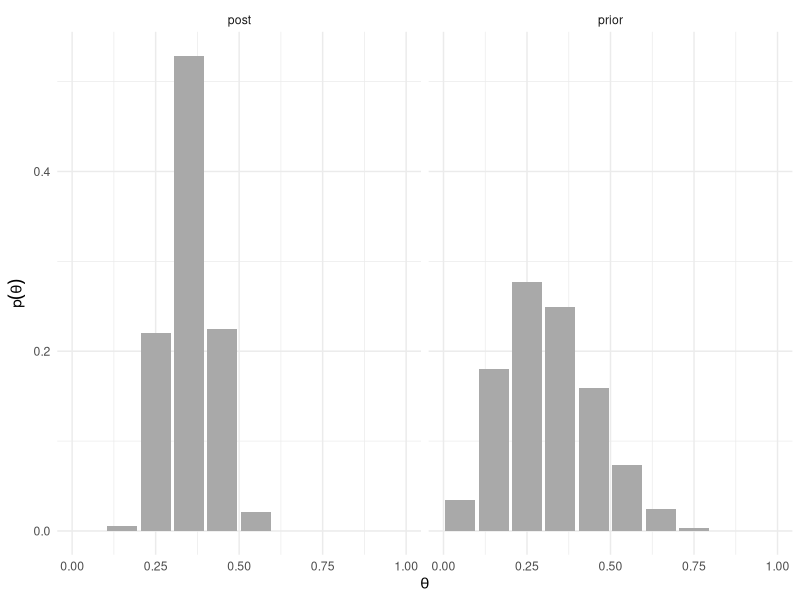
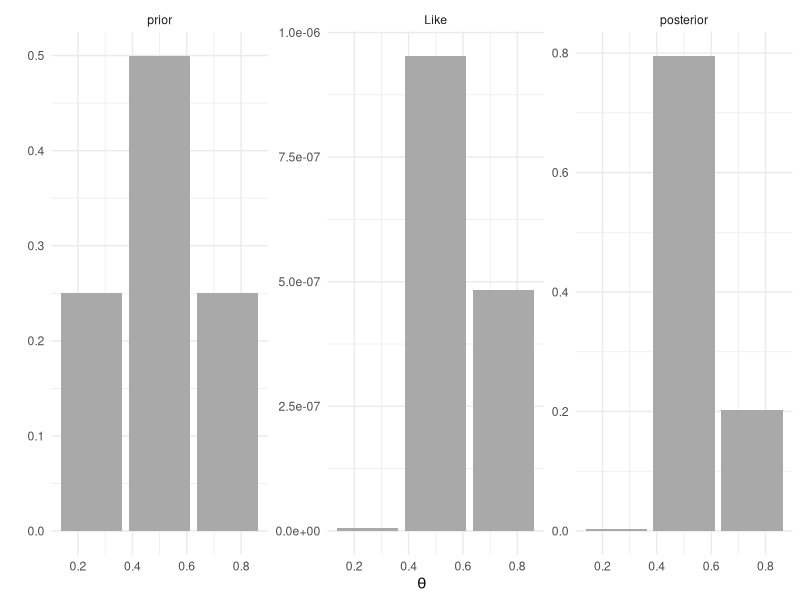
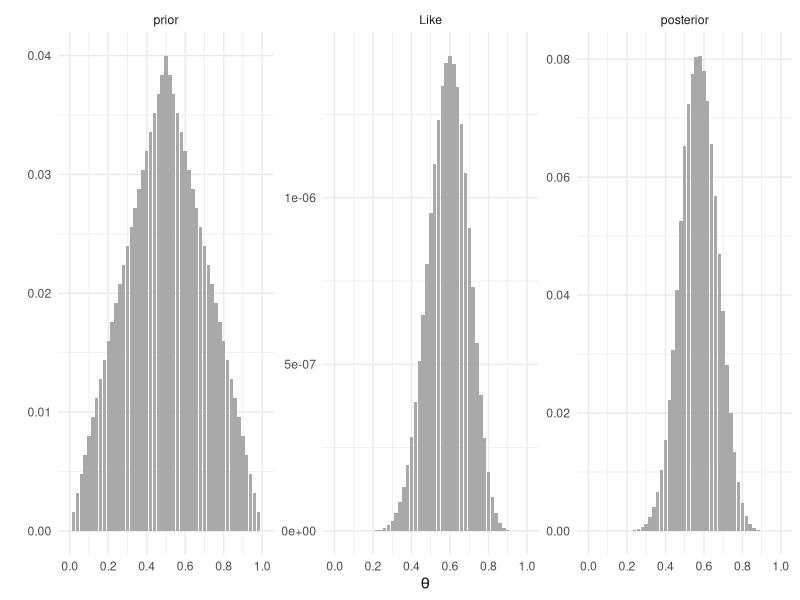
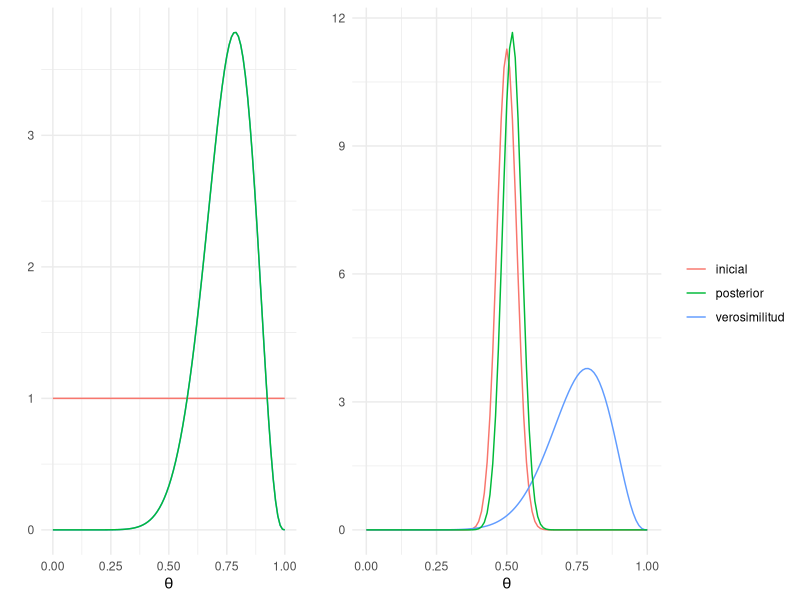
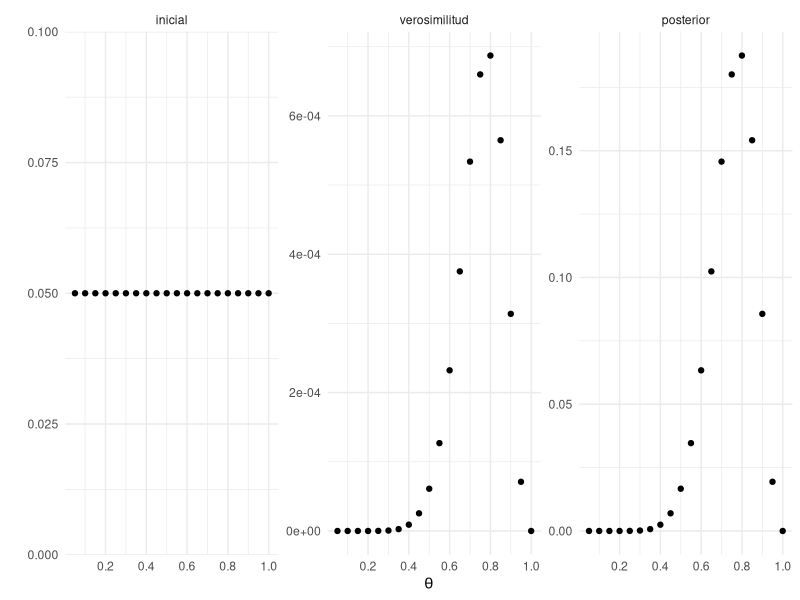
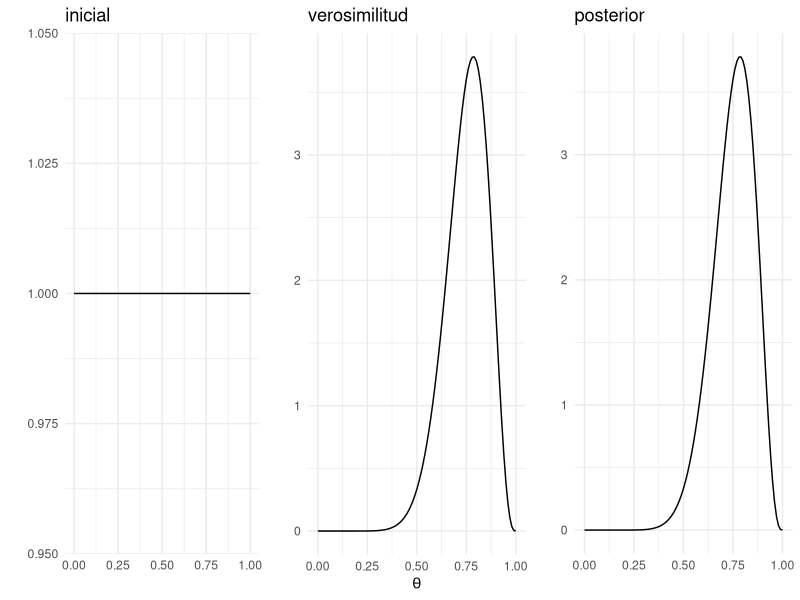
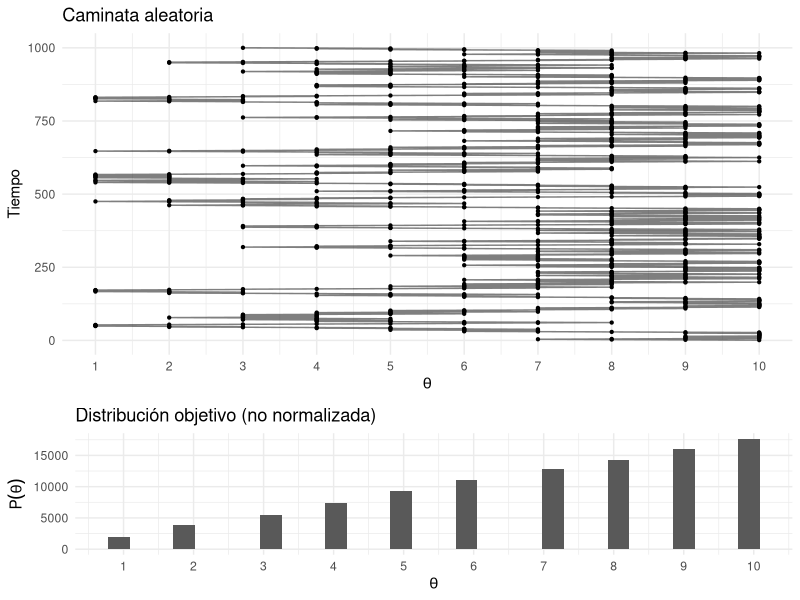
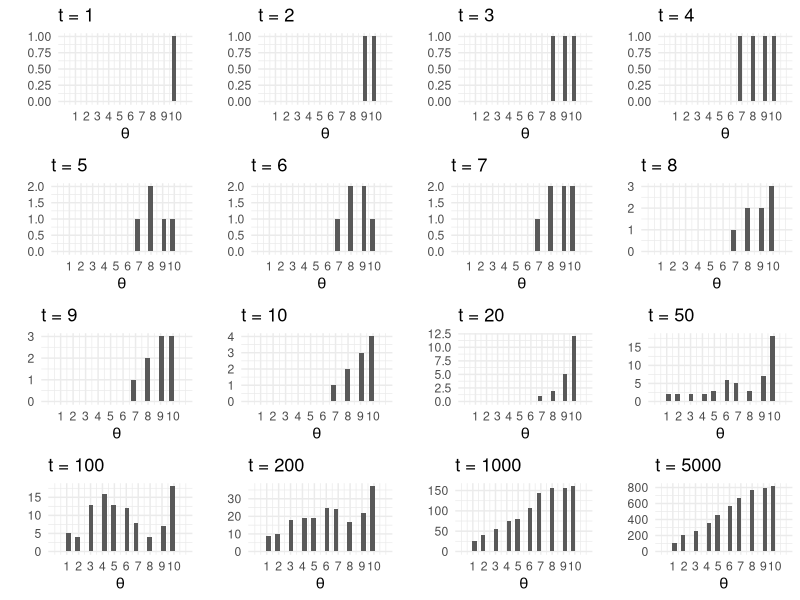

The R source for these figures, in order:
## ---- chunk 1
knitr::opts_chunk$set(
    comment = "#>",
    collapse = TRUE, 
    cache=TRUE
  )
comma <- function(x) format(x, digits = 2, big.mark = ",")
options(digits=3)

library(tidyverse)
library(gridExtra)
theme_set(theme_minimal())
## ---- chunk 2
theta <- seq(0.05, 0.95, 0.1)
pesos.prior <- c(1, 5.2, 8, 7.2, 4.6, 2.1, 0.7, 0.1, 0, 0)
prior <- pesos.prior/sum(pesos.prior) 
prior_df <- data_frame(theta, prior = round(prior, 3))
prior_df
## ---- chunk 3
library(LearnBayes)
N <- 30 # estudiantes
z <- 11 # éxitos

# Verosimilitud
Like <- theta ^ z * (1 - theta) ^ (N - z)
product <- Like * prior

# Distribución posterior (normalizamos)
post <- product / sum(product)

dists <- bind_cols(prior_df, post = post)
round(dists, 3)

# También podemos usar la función pdisc
pdisc(p = theta, prior = prior, data = c(z, N - z)) %>% round(3)

# Alargamos los datos para graficar
dists_l <- dists %>% 
  gather(dist, val, prior:post)

ggplot(dists_l, aes(x = theta, y = val)) +
  geom_bar(stat = "identity", fill = "darkgray") + 
  facet_wrap(~ dist) +
  labs(x = expression(theta), y = expression(p(theta))) 
## ---- chunk 4
theta <- c(0.25, 0.5, 0.75)
prior <- data_frame(theta, p = c(0.25, 0.5, 0.25))
## ---- chunk 5
# Modelo 1, creamos una inicial que puede tomar 3 valores
p_M1 <- data_frame(theta = c(0.25, 0.5, 0.75), prior = c(0.25, 0.5, 0.25), 
  modelo ="M1")
p_M1

# Modelo 2, Creamos una inicial que puede tomar 51 valores
p <- seq(0, 24, 1)
p
p2 <- c(p, 25, sort(p, decreasing = TRUE))
p2
p_M2 <- data_frame(theta = seq(0, 1, 0.02), prior = p2 / sum(p2), 
  modelo = "M2")
p_M2

#Parámetros
N <- 20 # estudiantes
z <- 12 # éxitos

dists_h <- bind_rows(p_M1, p_M2) %>% # base de datos horizontal
    group_by(modelo) %>%
    mutate(
        Like = theta ^ z * (1 - theta) ^ (N - z), # verosimilitud 
        posterior = (Like * prior) / sum(Like * prior)
      ) 
dists_h

dists <- dists_h %>% # base de datos larga
    gather(dist, valor, prior, Like, posterior) %>% 
    mutate(dist = factor(dist, levels = c("prior", "Like", "posterior")))
dists

ggplot(filter(dists, modelo == "M1"), aes(x = theta, y = valor)) +
    geom_bar(stat = "identity", fill = "darkgray") +
    facet_wrap(~ dist, scales = "free") +
    scale_x_continuous(expression(theta), breaks = seq(0, 1, 0.2)) +
    labs(y = "")

ggplot(filter(dists, modelo == "M2"), aes(x = theta, y = valor)) +
    geom_bar(stat = "identity", fill = "darkgray") +
    facet_wrap(~ dist, scales = "free") +
    scale_x_continuous(expression(theta), breaks = seq(0, 1, 0.2)) +
    labs(y = "")

## ---- chunk 6
factorBayes <- function(N, z){
  evidencia <- bind_rows(p_M1, p_M2) %>% # base de datos horizontal
    group_by(modelo) %>%
    mutate(
      Like = theta ^ z * (1 - theta) ^ (N - z), # verosimilitud 
      posterior = (Like * prior) / sum(Like * prior)
    ) %>%
    summarise(evidencia = sum(prior * Like))
  print(evidencia)
  return(evidencia[1, 2] / evidencia[2, 2])
}

factorBayes(50, 25)
factorBayes(100, 75)
factorBayes(100, 10)
factorBayes(40, 38)
## ---- chunk 7
N = 14; z = 11; a = 1; b = 1
base <- ggplot(data_frame(x = c(0, 1)), aes(x)) 

p1 <- base +
    stat_function(fun = dbeta, args = list(shape1 = a, shape2 = b), 
        aes(colour = "inicial"), show.legend = FALSE) + 
    stat_function(fun = dbeta, args = list(shape1 = z + 1, shape2 = N - z + 1), 
        aes(colour = "verosimilitud"), show.legend = FALSE) + 
    stat_function(fun = dbeta, args = list(shape1 = a + z, shape2 = N - z + b), 
        aes(colour = "posterior"), show.legend = FALSE) +
      labs(y = "", colour = "", x = expression(theta))

N = 14; z = 11; a = 100; b = 100
p2 <- base +
    stat_function(fun = dbeta, args = list(shape1 = a, shape2 = b), 
        aes(colour = "inicial")) + 
    stat_function(fun = dbeta, args = list(shape1 = z + 1, shape2 = N - z + 1), 
        aes(colour = "verosimilitud")) + 
    stat_function(fun = dbeta, args = list(shape1 = a + z, shape2 = N - z + b), 
        aes(colour = "posterior")) +
      labs(y = "", colour = "", x = expression(theta))

grid.arrange(p1, p2, nrow = 1, widths = c(0.38, 0.62))
## ---- chunk 8
# N = 14, z = 11, a = 1, b = 1
P_M1 <- beta(12, 4) / beta(1, 1)
P_M1
# N = 14, z = 12, a = 100, b = 100 
P_M2 <- beta(126, 126) / beta(100, 100)
P_M2
factor_Bayes <- P_M1 / P_M2
factor_Bayes
## ---- chunk 9
# N = 14, z = 7, a = 1, b = 1
beta(8, 8) / beta(1, 1)
# N = 14, z = 7, a = 100, b = 100 
beta(107, 107) / beta(100, 100)
## ---- chunk 10
# N = 14, z = 11, a = 1, b = 1
N = 14; z = 11
inicial <- data.frame(theta = seq(0.05, 1, 0.05), inicial = rep(1/20, 20))
dists_h <- inicial %>%
    mutate(
        verosimilitud = theta ^ z * (1 - theta) ^ (N - z), # verosimilitud 
        posterior = (verosimilitud * inicial) / sum(verosimilitud * inicial)
        )  
dists <- dists_h %>% # base de datos larga
    gather(dist, valor, inicial, verosimilitud, posterior) %>% 
    mutate(dist = factor(dist, levels = c("inicial", "verosimilitud", "posterior")))

ggplot(dists, aes(x = theta, y = valor)) +
    geom_point() +
    facet_wrap(~ dist, scales = "free") +
    scale_x_continuous(expression(theta), breaks = seq(0, 1, 0.2)) +
    labs(y = "")
## ---- chunk 11
plot1 <- base + 
    stat_function(fun = dbeta, args = list(shape1 = 1, shape2 = 1)) + # inicial
    labs(x = "", y = "", title = "inicial")
plot2 <- base +
    stat_function(fun = dbeta, args = list(shape1 = 12, shape2 = 4)) + # verosimilitud
    labs(x = expression(theta), y = "", title = "verosimilitud")
plot3 <- base +
    stat_function(fun = dbeta, args = list(shape1 = 12, shape2 = 4)) + # posterior
    labs(x = "", y = "", title = "posterior")
grid.arrange(plot1, plot2, plot3, ncol=3)
## ---- chunk 12
head(dists_h)
sum(dists_h$posterior * dists_h$theta)
## ---- chunk 13
dist_cum <- cumsum(dists_h$posterior) #vector de distribución acumulada
lb <- which.min(dist_cum < 0.05) - 1
ub <- which.min(dist_cum < 0.975)
dists_h$theta[lb]
dists_h$theta[ub]
## ---- chunk 14
# calcula el factor de Bayes para el experimento Bernoulli Modelos M1 y M2
factorBayes <- function(M, s){
  evidencia <- rbind(p_M1, p_M2) %>% # base de datos horizontal
    group_by(modelo) %>%
    mutate(
      Like = theta ^ s * (1 - theta) ^ (M - s), # verosimilitud 
      posterior = (Like * prior) / sum(Like * prior)
    ) %>%
    summarise(evidencia = sum(prior * Like))
  print(evidencia)
  return(evidencia[1, 2] / evidencia[2, 2])
}

factorBayes(50, 25)
## ---- chunk 15
islas <- data.frame(islas = 1:10, pob = 1:10)

caminaIsla <- function(i){ # i: isla actual
  u <- runif(1) # volado
  v <- ifelse(u < 0.5, i - 1, i + 1)  # isla vecina (índice)
  if(v < 1 | v > 10){ # si estas en los extremos y el volado indica salir
    return(i)
  }
  u2 <- runif(1)
  p_move = min(islas$pob[v] / islas$pob[i], 1)
  if(p_move  > u2){
    return(v) # isla destino
  }
  else{
    return(i) # me quedo en la misma isla
  }
}

pasos <- 100000
camino <- numeric(pasos)
camino[1] <- sample(1:10, 1) # isla inicial
for(j in 2:pasos){
  camino[j] <- caminaIsla(camino[j - 1])
}

caminata <- data.frame(pasos = 1:pasos, isla = camino)

plot_caminata <- ggplot(caminata[1: 1000, ], aes(x = pasos, y = isla)) +
  geom_point(size = 0.8) +
  geom_path(alpha = 0.5) +
  coord_flip() + 
  labs(title = "Caminata aleatoria") +
  scale_y_continuous(expression(theta), breaks = 1:10) +
  scale_x_continuous("Tiempo")

plot_dist <- ggplot(caminata, aes(x = isla)) +
  geom_histogram() +
  scale_x_continuous(expression(theta), breaks = 1:10) +
  labs(title = "Distribución objetivo (no normalizada)", 
       y = expression(P(theta)))

grid.arrange(plot_caminata, plot_dist, ncol = 1, heights = c(4, 2))
## ---- chunk 16
t <- c(1:10, 20, 50, 100, 200, 1000, 5000)

plots_list <- lapply(t, function(i){
  ggplot(caminata[1:i, ], aes(x = isla)) +
    geom_histogram() +
    labs(y = "", x = "", title = paste("t = ", i, sep = "")) +
    scale_x_continuous(expression(theta), breaks = 1:10, limits = c(0, 11))
})

args.list <- c(plots_list,list(nrow=4,ncol=4))
do.call(grid.arrange, args.list)
## ---- chunk 17
library(expm)

transMat <- function(P){ # recibe vector de probabilidades (o población)
  T <- matrix(0, 10, 10)
  n <- length(P - 1) # número de estados
  for(j in 2:n - 1){ # llenamos por fila
    T[j, j - 1] <- 0.5 * min(P[j - 1] / P[j], 1)
    T[j, j] <- 0.5 * (1 - min(P[j - 1] / P[j], 1)) + 
               0.5 * (1 - min(P[j + 1] / P[j], 1))
    T[j, j + 1] <- 0.5 * min(P[j + 1] / P[j], 1)
  }
  # faltan los casos j = 1 y j = n
  T[1, 1] <- 0.5 + 0.5 * (1 - min(P[2] / P[1], 1))
  T[1, 2] <- 0.5 * min(P[2] / P[1], 1)
  T[n, n] <- 0.5 + 0.5 * (1 - min(P[n - 1] / P[n], 1))
  T[n, n - 1] <- 0.5 * min(P[n - 1] / P[n], 1)
  T
}

T <- transMat(islas$pob)

w <- c(0, 1, rep(0, 8))

t <- c(1:10, 20, 50, 100, 200, 1000, 5000)
expT <- map_df(t, ~data.frame(t = ., w %*% (T %^% .)))
expT_long <- expT %>%
    gather(theta, P, -t) %>% 
    mutate(theta = parse_number(theta))

ggplot(expT_long, aes(x = theta, y = P)) +
  geom_bar(stat = "identity", fill = "darkgray") + 
  facet_wrap(~ t) +
  scale_x_continuous(expression(theta), breaks = 1:10, limits = c(0, 11))
## ---- chunk 18
inicioP <- function(i){
  w <- rep(0, 10)
  w[i] <- 1
  t <- c(1, 10, 50, 100)
  expT <- map_df(t, ~data.frame(t = ., inicio = i, w %*% (T %^% .))) %>%
    gather(theta, P, -t, -inicio) %>% 
    mutate(theta = parse_number(theta))
  expT
}

expT <- map_df(c(1, 3, 5, 9), inicioP)
ggplot(expT, aes(x = as.numeric(theta), y = P)) +
  geom_bar(stat = "identity", fill = "darkgray") + 
  facet_grid(inicio ~ t) +
  scale_x_continuous(expression(theta), breaks = 1:10, limits = c(0, 11))

## ---- chunk 19
# p(theta) con theta = 0.4, a = 2, b = 2
dbeta(0.4, 2, 2)
# Definimos la distribución inicial
prior <- function(a = 1, b = 1){
  function(theta) dbeta(theta, a, b)
}
## ---- chunk 20
# Verosimilitid binomial
likeBern <- function(z, N){
  function(theta){
    theta ^ z * (1 - theta) ^ (N - z)
  }
}

## ---- chunk 21
# posterior no normalizada
postRelProb <- function(theta){
  mi_like(theta) * mi_prior(theta)
}
## ---- chunk 22
# Datos observados
N = 14
z = 11

# Defino mi inicial y la verosimilitud
mi_prior <- prior() # inicial uniforme
mi_like <- likeBern(z, N) # verosimilitud de los datos observados
## ---- chunk 23
# para cada paso decidimos el movimiento de acuerdo a la siguiente función
caminaAleat <- function(theta){ # theta: valor actual
  salto_prop <- rnorm(1, 0, sd = 0.1) # salto propuesto
  theta_prop <- theta + salto_prop # theta propuesta
  if(theta_prop < 0 | theta_prop > 1){ # si el salto implica salir del dominio
    return(theta)
  }
  u <- runif(1) 
  p_move <-  min(postRelProb(theta_prop) / postRelProb(theta), 1) # prob mover
  if(p_move  > u){
    return(theta_prop) # aceptar valor propuesto
  }
  else{
    return(theta) # rechazar
  }
}

# Realizamos 6,000 pasos
set.seed(47405)

pasos <- 6000
camino <- numeric(pasos) # vector que guardará las simulaciones
camino[1] <- 0.1 # valor inicial

# Generamos la caminata aleatoria
for (j in 2:pasos){
  camino[j] <- caminaAleat(camino[j - 1])
}

caminata <- data.frame(pasos = 1:pasos, theta = camino)

# Graficamos los primeros 3,000 pasos
ggplot(caminata[1:3000, ], aes(x = pasos, y = theta)) +
  geom_point(size = 0.8) +
  geom_path(alpha = 0.5) +
  scale_y_continuous(expression(theta), limits = c(0, 1)) +
  scale_x_continuous("Tiempo") +
  geom_vline(xintercept = 600, color = "red", alpha = 0.5)
## ---- chunk 24
# Excluímos las primeras observaciones (etapa de calentamiento)
caminata_f <- filter(caminata, pasos > 600)
ggplot(caminata_f, aes(x = theta)) +
  geom_density(adjust = 2, aes(color = "posterior")) +
  labs(title = "Distribución posterior", 
       y = expression(p(theta)), 
       x = expression(theta)) + 
  stat_function(fun = mi_prior, aes(color = "inicial")) + # inicial
  xlim(0, 1)
## ---- chunk 25
mean(caminata_f$theta)
sd(caminata_f$theta)
## ---- chunk 26
sims_y <- rbinom(nrow(caminata_f), size = 1, prob = caminata_f$theta)
mean(sims_y) # p(y = 1 | x) probabilidad predictiva
sd(sims_y)
## ---- chunk 27
grid <- expand.grid(x = seq(0.01, 1, 0.01), y = seq(0.01, 1, 0.01))
grid_inicial <- grid %>% 
  mutate(z = dbeta(x, 3, 3) * dbeta(y, 3, 3))

binom_2_inicial <- ggplot(grid_inicial, aes(x = x, y = y, z = z)) + 
  # geom_tile(aes(fill = z)) +
    geom_raster(aes(fill = z), show.legend = FALSE) +
    geom_contour(colour = "white") +
    # stat_contour(binwidth = 0.6, aes(color = ..level..), show.legend = FALSE) +
    scale_x_continuous(expression(theta[1]), limits = c(0, 1)) +
    scale_y_continuous(expression(theta[2]), limits = c(0, 1)) +
    scale_color_gradient(expression(p(theta[1],theta[2])), limits = c(0, 8.6)) +
    scale_fill_gradient(expression(Probabilidad), limits = c(0, 8.6)) +
    coord_fixed() +
    labs(title = "Inicial")
## ---- chunk 28
grid_v <- grid %>% 
  mutate(z = dbeta(x, 6, 3) * dbeta(y, 3, 6))

binom_2_verosimilitud <- ggplot(grid_v, aes(x = x, y = y, z = z)) + 
    geom_raster(aes(fill = z), show.legend = FALSE) +
    geom_contour(colour = "white") +
    # stat_contour(binwidth = 0.6, aes(color = ..level..), show.legend = FALSE) +
  scale_x_continuous(expression(theta[1]), limits = c(0, 1)) +
  scale_y_continuous(expression(theta[2]), limits = c(0, 1)) +
  scale_color_gradient(expression(p(theta[1],theta[2])), limits = c(0, 8.6)) +
        scale_fill_gradient(expression(Probabilidad), limits = c(0, 8.6)) +
  coord_fixed() +
    labs(title = "Verosimilitud")
## ---- chunk 29
grid_post <- grid %>% 
  mutate(z = dbeta(x, 8, 5) * dbeta(y, 5, 8))
  
binom_2_posterior <- ggplot(grid_post, aes(x = x, y = y, z = z)) + 
    geom_raster(aes(fill = z)) +
    geom_contour(colour = "white", show.legend = FALSE) +
    # stat_contour(binwidth = 0.6, aes(color = ..level..), show.legend = FALSE) +
  scale_x_continuous(expression(theta[1]), limits = c(0, 1)) +
  scale_y_continuous(expression(theta[2]), limits = c(0, 1)) +
  # scale_color_gradient(expression(p(theta[1],theta[2])), limits = c(0, 8.6)) +
    scale_fill_gradient(expression(Probabilidad), limits = c(0, 8.6)) +
  coord_fixed() +
    labs(title = "Posterior")

grid.arrange(binom_2_inicial, binom_2_verosimilitud, binom_2_posterior, 
    nrow = 1, widths = c(0.3, 0.3, 0.4))
## ---- chunk 30
# library(plotly)
# grid_inicial_pl <- grid_inicial %>% spread(y, z) %>% as.matrix()
# pl_inicial <- plot_ly(z = grid_inicial_pl) %>% add_surface(cmin = 0, cmax = 9)
# grid_v_pl <- grid_v %>% spread(y, z) %>% as.matrix()
# pl_verosimilitud <- plot_ly(z = grid_v_pl) %>% add_surface(cmin = 0, cmax = 9)
# grid_post_pl <- grid_post %>% spread(y, z) %>% as.matrix()
# pl_post <- plot_ly(z = grid_post_pl) %>% add_surface(cmin = 0, cmax = 9)
# 
# pl_inicial
# pl_verosimilitud
# pl_post
## ---- chunk 31
# Inicial bivariada
prior2 <- function(a_1 = 3, b_1 = 3, a_2 = 3, b_2 = 3){
  function(theta) dbeta(theta[1], a_1 , b_1) * dbeta(theta[2], a_2 , b_2)
}

# Verosimilitud binomial bivariada
likeBern2 <- function(z_1, N_1, z_2, N_2){
  function(theta){
    theta[1] ^ z_1 * (1 - theta[1]) ^ (N_1 - z_1) *
    theta[2] ^ z_2 * (1 - theta[2]) ^ (N_2 - z_2)
  }
}

# Posterior bivariada no normalizada
postRelProb2 <- function(theta){
  mi_like(theta) * mi_prior(theta)
}
## ---- chunk 32
z_1=5; N_1=7; z_2=2; N_2=7; a_1=3; a_2=3; b_1=3; b_2=3
# Datos observados
N = 14
z = 11

# Defino mi inicial y la verosimilitud
mi_prior <- prior2() 
mi_like <- likeBern2(z_1 = z_1, N_1 = N_1, z_2 = z_2, N_2 = N_2) # verosimilitud
## ---- chunk 33
# para cada paso decidimos el movimiento de acuerdo a la siguiente función
caminaAleat2 <- function(theta){ # theta: valor actual
	salto_prop <- MASS::mvrnorm(n = 1 , mu = rep(0, 2), 
    Sigma = matrix(c(0.1, 0, 0, 0.1), byrow = TRUE, nrow = 2)) # salto propuesto
  theta_prop <- theta + salto_prop # theta propuesta
  if(all(theta_prop < 0) | all(theta_prop > 1)){ # salir del dominio
    return(theta)
  }
  u <- runif(1) 
  p_move = min(postRelProb2(theta_prop) / postRelProb2(theta), 1) # prob mover
  if(p_move  > u){
    return(theta_prop) # aceptar valor propuesto
  }
  else{
    return(theta) # rechazar
  }
}

set.seed(47405)

pasos <- 6000
camino <- matrix(0, nrow = pasos, ncol = 2) # vector que guardará las simulaciones
camino[1, ] <- c(0.1, 0.8) # valor inicial

# Generamos la caminata aleatoria
for (j in 2:pasos){
  camino[j, ] <- caminaAleat2(camino[j - 1, ])
}

caminata <- data.frame(pasos = 1:pasos, theta_1 = camino[, 1], 
                       theta_2 = camino[, 2])
## ---- chunk 34
ggplot(caminata, aes(x = theta_1, y = theta_2)) +
  geom_point(size = 0.8) +
  geom_path(alpha = 0.3) +
  scale_x_continuous(expression(theta[1]), limits = c(0, 1)) +
  scale_y_continuous(expression(theta[2]), limits = c(0, 1)) +
  coord_fixed()

## ---- chunk 35
caminata_m <- caminata %>%
  gather(parametro, val, theta_1, theta_2) %>%
  arrange(pasos)

ggplot(caminata_m[1:2000, ], aes (x = pasos, y = val)) +
  geom_path(alpha = 0.5) +
  facet_wrap(~parametro, ncol = 1) +
  scale_y_continuous("", limits = c(0, 1))
## ---- chunk 36
pasos <- 12000
camino <- matrix(0, nrow = pasos, ncol = 2) # vector que guardará las simulaciones
camino[1, 1] <- 0.1 # valor inicial
camino[1, 2] <- 0.1

# Generamos la caminata aleatoria
for (j in 2:pasos){
  if(j %% 2){
    camino[j, 1] <- rbeta(1, z_1 + a_1, N_1 - z_1 + b_1)
    camino[j, 2] <- camino[j - 1, 2]
  }
  else{
    camino[j, 2] <- rbeta(1, z_2 + a_2, N_2 - z_2 + b_2)
    camino[j, 1] <- camino[j - 1, 1]
  }
}

caminata <- data.frame(pasos = 1:pasos, theta_1 = camino[, 1], 
  theta_2 = camino[, 2])
## ---- chunk 37
ggplot(caminata[1:2000, ], aes(x = theta_1, y = theta_2)) +
    geom_point(size = 0.8) +
    geom_path(alpha = 0.5) +
    scale_x_continuous(expression(theta[1]), limits = c(0, 1)) +
    scale_y_continuous(expression(theta[2]), limits = c(0, 1)) +
    coord_fixed()
## ---- chunk 38
caminata_g <- filter(caminata, pasos %% 2 == 0) %>%
  gather(parametro, val, theta_1, theta_2) %>%
  mutate(pasos = rep(1:6000, 2)) %>%
  arrange(pasos)

ggplot(caminata_g[1:2000, ], aes(x = pasos, y = val)) +
  geom_path(alpha = 0.3) +
  facet_wrap(~parametro, ncol = 1) +
  scale_y_continuous("", limits = c(0, 1))
## ---- chunk 39
# Metropolis
caminata_m %>% 
  filter(pasos > 1000) %>% # eliminamos el calentamiento
  group_by(parametro) %>%
  summarise(
    media = mean(val),
    mediana = median(val),
    std = sd(val)
    )

# Gibbs
caminata_g %>% 
  filter(pasos > 1000) %>%
  group_by(parametro) %>%
  summarise(
    media = mean(val),
    mediana = median(val),
    std = sd(val)
    )
## ---- chunk 40
caminata <- caminata %>%
  mutate(dif = theta_1 - theta_2)

ggplot(caminata, aes(x = dif)) + 
  geom_histogram(fill = "gray") + 
  geom_vline(xintercept = 0, alpha = 0.8, color = "red")
## ---- chunk 41
# 1. simulamos valores porvenientes de una distribución gamma
x_gamma <- rgamma(2000, shape = 5, rate = 1)
# 2. invertimos los valores simulados
x_igamma <- 1 / x_gamma

# También podemos usar las funciones de MCMCpack
library(MCMCpack)
x_igamma <- data.frame(x_igamma)

ggplot(x_igamma, aes(x = x_igamma)) +
  geom_histogram(aes(y = ..density..), binwidth = 0.05, fill = "gray") + 
  stat_function(fun = dinvgamma, args = list(shape = 5, scale = 1), 
    color = "red")  
## ---- chunk 42
N <- 50 # Observamos 50 realizaciones
set.seed(122)
x <- rnorm(N, 2, 2) 
x
## ---- chunk 43
m <- 1.5; tau2 <- 16; alpha <- 3; beta <- 3 # parámetros de iniciales

pasos <- 20000
camino <- matrix(0, nrow = pasos + 1, ncol = 2) # vector que guardará las simulaciones
camino[1, 1] <- 0 # valor inicial media
camino[1, 2] <- 0.1 # valor inicial varianza

# Generamos la caminata aleatoria
for (j in 2:(pasos)){
  # sigma^2
  if(j %% 2){
    mu <- camino[j - 1, 1] #Actualizar los par?metros
    a <- N / 2 + alpha
    b <- sum((x  - mu) ^ 2) / 2 + beta
    camino[j, 1] <- camino[j - 1, 1] #mu no cambia
    camino[j, 2] <- 1/rgamma(1, shape = a, rate = b) #Actualizar sigma2
  }
  # mu
  else{
    sigma2 <- camino[j - 1, 2] #Actualizar los par?metros
    media <- (N * tau2 * mean(x) + sigma2 * m) / (N * tau2 + sigma2)
    var <- sigma2 * tau2 / (N * tau2 + sigma2)
    camino[j, 2] <- camino[j - 1, 2] #sigma2 no cambia
    camino[j, 1] <- rnorm(1, media, sd = sqrt(var)) #Actualizar mu
  }
}

caminata <- data.frame(pasos = 1:pasos, mu = camino[1:pasos, 1], 
  sigma2 = camino[1:pasos, 2])
## ---- chunk 44
ggplot(caminata[1000:2000, ], aes(x = mu, y = sigma2)) +
  geom_point(size = 0.8) +
  geom_path(alpha = 0.5) +
  scale_x_continuous(expression(mu), limits = c(0, 5)) +
  scale_y_continuous(expression(sigma^2), limits = c(0, 10)) +
  coord_fixed()
## ---- chunk 45
caminata_g <- caminata %>%
  gather(parametro, val, mu, sigma2) %>%
  arrange(pasos)

ggplot(filter(caminata_g, pasos > 15000), aes(x = pasos, y = val)) +
  geom_path(alpha = 0.3) +
  facet_wrap(~parametro, ncol = 1, scales = "free") +
  scale_y_continuous("")

## ---- chunk 46
ggplot(filter(caminata_g, pasos > 5000), aes(x = val)) +
  geom_histogram(fill = "gray") +
  facet_wrap(~parametro, ncol = 1, scales = "free") 
## ---- chunk 47
caminata_g %>%
  filter(pasos > 1000) %>% # eliminamos la etapa de calentamiento
  group_by(parametro) %>%
  summarise(
    mean(val), 
    sd(val), 
    median(val)
    )
## ---- chunk 48
caminata_f <- filter(caminata, pasos > 5000)

caminata_f$y_sims <- rnorm(1:nrow(caminata_f), caminata_f$mu, caminata_f$sigma2)

ggplot(caminata_f, aes(x = y_sims)) + 
  geom_histogram(fill = "gray") +
  geom_vline(aes(xintercept = mean(y_sims)), color = "red")
